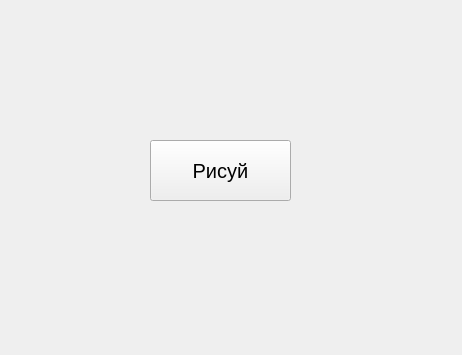
<?xml version="1.0" encoding="UTF-8"?>
<ui version="4.0">
 <class>Form</class>
 <widget class="QWidget" name="Form">
  <property name="geometry">
   <rect>
    <x>0</x>
    <y>0</y>
    <width>462</width>
    <height>355</height>
   </rect>
  </property>
  <property name="windowTitle">
   <string>Жёлтые круги</string>
  </property>
  <widget class="QPushButton" name="pushButton">
   <property name="geometry">
    <rect>
     <x>150</x>
     <y>140</y>
     <width>141</width>
     <height>61</height>
    </rect>
   </property>
   <property name="font">
    <font>
     <pointsize>15</pointsize>
    </font>
   </property>
   <property name="text">
    <string>Рисуй</string>
   </property>
  </widget>
 </widget>
 <resources/>
 <connections/>
</ui>
